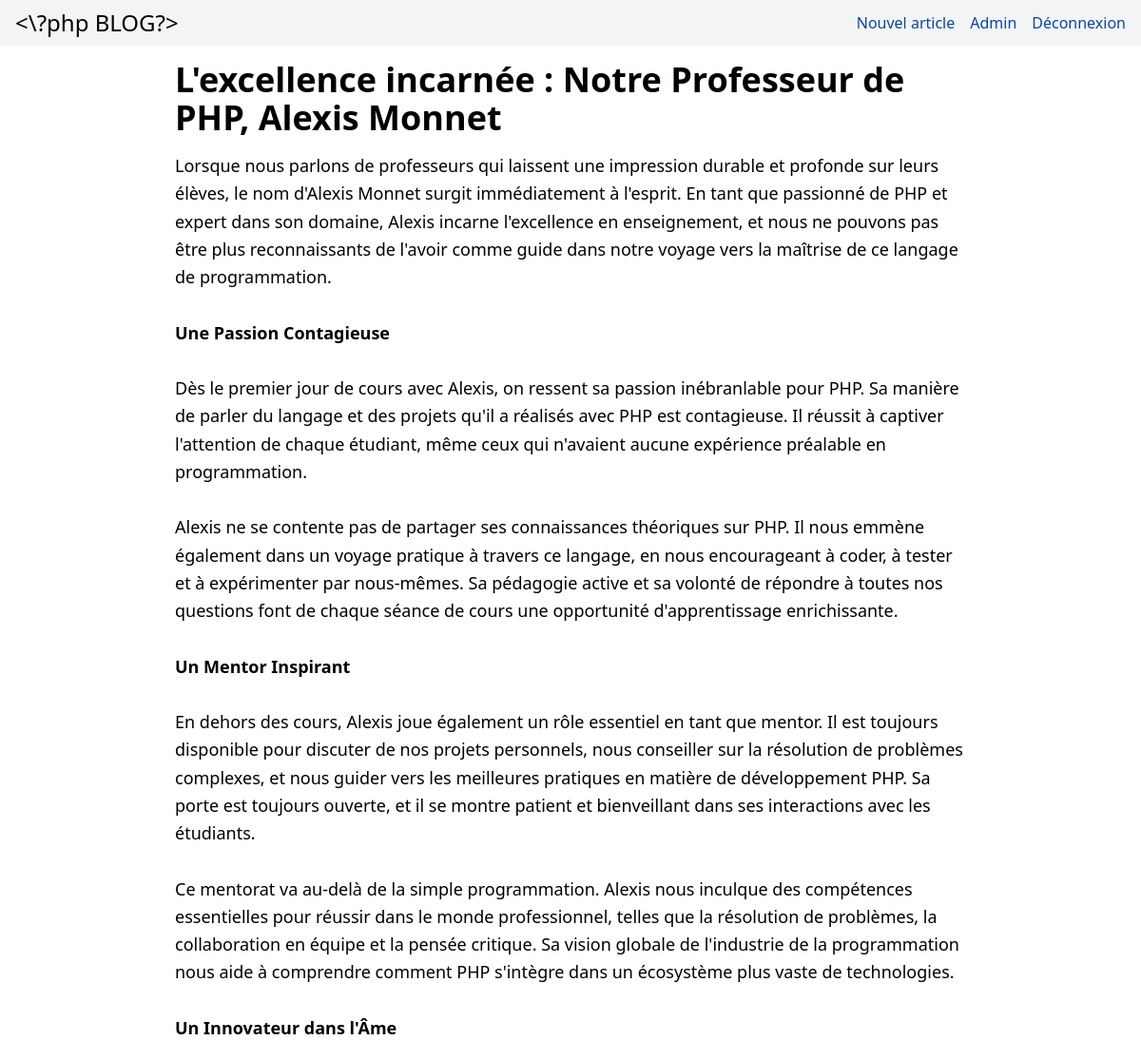
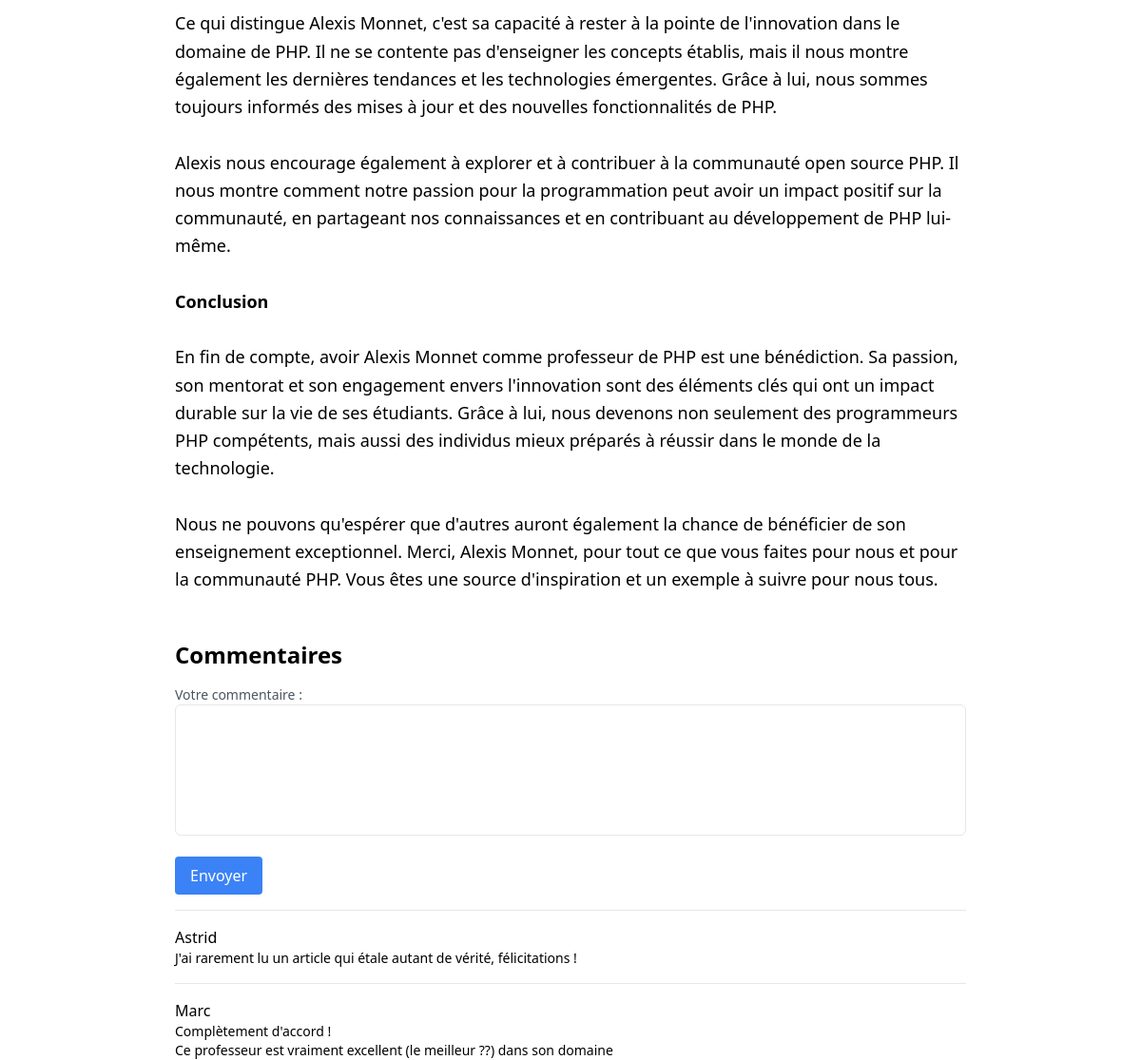
The page /pages/article.php?id=55 (signed in) on the database its author committed (2 pictures, top to bottom).
### tables this page shows
CREATE TABLE IF NOT EXISTS `article` (
  `id` int NOT NULL AUTO_INCREMENT,
  `titre` varchar(100) NOT NULL,
  `description` text NOT NULL,
  `id_user` int NOT NULL,
  PRIMARY KEY (`id`)
);

CREATE TABLE IF NOT EXISTS `commentaire` (
  `id` int NOT NULL AUTO_INCREMENT,
  `description` text NOT NULL,
  `id_user` int NOT NULL,
  `id_article` int NOT NULL,
  PRIMARY KEY (`id`)
);

CREATE TABLE IF NOT EXISTS `user` (
  `id` int NOT NULL AUTO_INCREMENT,
  `email` text NOT NULL,
  `pseudo` varchar(20) DEFAULT '',
  `mdp` varchar(300) NOT NULL,
  `admin` tinyint(1) NOT NULL,
  PRIMARY KEY (`id`)
);

### traitement/sql.php (called while the page is built, shortened)
<?php
function get_article($id) {
    require "config.php";
    $sql = $connexion->prepare("SELECT * FROM article where id = ?");
    $sql->execute([$id]);
    $row = $sql->fetch(PDO::FETCH_ASSOC);
    if($row) {
        return $row;
    } else {
        return false;
    }
}
function get_commentaires_article($id_article) {
    require "config.php";
    $sql = "SELECT *, commentaire.id as commentaire_id, user.id as commentaire_user_id FROM commentaire
            JOIN user ON commentaire.id_user = user.id
            WHERE commentaire.id_article = ?
            ORDER BY commentaire.id desc";
    $stmt = $connexion->prepare($sql);
    $stmt->execute([$id_article]);
    $commentaires = $stmt->fetchAll(PDO::FETCH_ASSOC);
    return $commentaires;
}
?>

### pages/article.php (the view, shortened to what this page needs)
<?php require("../structure/header.php"); require("../traitement/config.php"); require("../traitement/sql.php");
$articleId = intval(parse_url($_GET['id'], PHP_URL_PATH));
$article = get_article($articleId);
if($article === false) {
    header('Location: /pages/article_existe_pas.php');
} else {
    ?>
    <div class="container mx-auto px-24">
        <article title="<?php echo $article['titre'] ?>" class="prose prose-lg mx-auto">
            <h1 class="text-4xl font-semibold mb-4">
                <?php echo $article['titre'] ?>
            </h1>
            <div aria-label="contenu article" class="text-lg leading-relaxed break-words">
                <?php echo nl2br($article['description']) ?>
            </div>
        </article>
        <div class="mt-12 mb-10">
            <h2 class="text-2xl font-semibold mb-4">Commentaires</h2>
            <?php
                if (!empty($_SESSION["id_user"])){ ?>
                    <form method="post" action="/traitement/traitement_forms.php" class="space-y-4">
                        <div>
                            <label for="commentaire" class="block text-sm font-medium text-gray-600">Votre commentaire :</label>
                            <textarea id="commentaire" name="commentaire" required rows="5" class="w-full p-2 border rounded-md resize-none"></textarea>
                        </div>
                        <div>
                            <button  name="form_name" value="commentaire_form" type="submit" class="px-4 py-2 bg-blue-500 text-white rounded hover:bg-blue-700">Envoyer</button>
                        </div>
                    </form> <?php
                } else {
                    ?>
                        <h2 class="text-red-500">Veuillez vous connecter pour commenter</h2>
                    <?php
                }
            ?>
            <?php
            $commentaires = get_commentaires_article($articleId);
            if ($commentaires) {
                foreach ($commentaires as $commentaire) {
                    echo "<div class='border-t mt-4 pt-4'>";
                    echo "<p class='font-medium'>" . htmlspecialchars($commentaire['pseudo'] != "" ? $commentaire['pseudo'] : $commentaire['email']) . "</p>";
                    echo "<p class='text-sm break-words'>" . nl2br($commentaire['description']) . "</p>";
                    echo "</div>";
                }
            } else {
                echo "<p class='text-gray-500'>Pas encore de commentaires. Soyez le premier à commenter !</p>";
            }
            ?>
        </div>
    </div>
    <?php
}?>
<?php require("../structure/footer.php"); ?>

### rows shown on the page
article: titre "L'excellence incarnée : Notre Professeur de PHP, Alexis Monnet", description "Lorsque nous parlons de professeurs qui laissent une impression durable et profonde sur leurs élèves, le nom d'Alexis Monnet surgit immédiatement à l'esprit. En tant que passionné de PHP et expert dans son domaine, Alexis incarne l'excellence en enseignement, et nous ne pouvons pas être plus reconnaissants de l'avoir comme guide dans notre voyage vers la maîtrise de ce langage de programmation. Une Passion Contagieuse Dès le premier jour de cours avec Alexis, on ressent sa passion inébranlable pour PHP. Sa manière de parler du langage et des projets qu'il a réalisés avec PHP est contagieuse. Il réussit à captiver l'attention de chaque étudiant, même ceux qui n'avaient aucune expérience…"
commentaire: id_user.pseudo "Astrid", description "J'ai rarement lu un article qui étale autant de vérité, félicitations !"
commentaire: id_user.pseudo "Marc", description "Complètement d'accord ! Ce professeur est vraiment excellent (le meilleur ??) dans son domaine"
